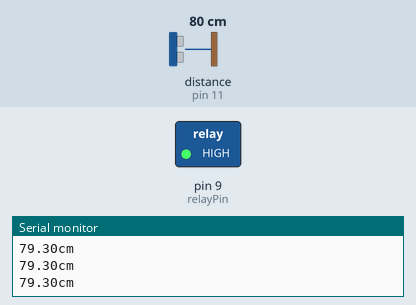
Simulated run of this sketch. Board: Arduino Uno, built with avr-gcc and run on an emulated ATmega328P. On the bench: switched loads named in the sketch (green lamp = pin HIGH), the last lines printed to the serial monitor. Wiring (inferred from the names in the program): ultrasonic range finder: trigger pin 12; echo pin 11. The inputs (shaded band) are chosen by the test bench; at power-on: distance to the obstacle (sensor on pin 11) 80 cm. The echo pulse lasts 58.3 µs per cm; pins used as bus, display or sensor lines are not drawn.

Above: at 1.2 s.
1.3 s: distance to the obstacle (sensor on pin 11) set to 12 cm
2.8 s: distance to the obstacle (sensor on pin 11) set to 9 cm
At 3.8 s:
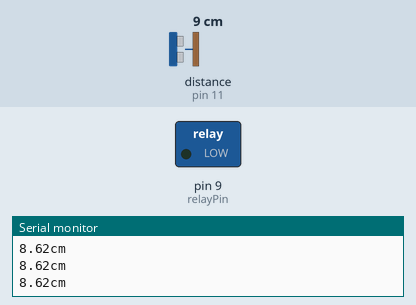
Timing chart, 0 to 5.8 s (numbered marks = the images above; inputs shaded):
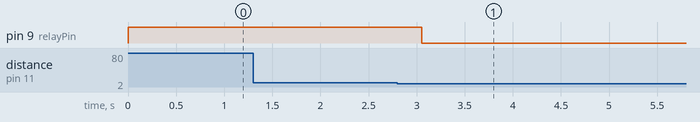

Measured:
- the behaviour switches between 11 and 10 cm on distance to the obstacle (sensor on pin 11) (found by bisection; images 0 and 1)
- after the input at 2.8 s, pin 9 (relayPin): HIGH → LOW after 0.25 s

The sketch:

auto_hand_washing.ino
```cpp
const byte trig = 12;
const byte echo = 11;
const byte relayPin = 9;

byte stateOfRelay = HIGH;

void setup() {
  Serial.begin(9600);
  pinMode(trig, OUTPUT);
  pinMode(echo, INPUT);
  pinMode(relayPin, OUTPUT);
  digitalWrite(relayPin, stateOfRelay);
}

float getDistance() {
  unsigned long duration;
  float res;

  /* Phát xung từ chân trig */
  digitalWrite(trig,0);   // tắt chân trig
  delayMicroseconds(2);
  digitalWrite(trig,1);   // phát xung từ chân trig
  delayMicroseconds(5);   // xung có độ dài 5 microSeconds
  digitalWrite(trig,0);   // tắt chân trig

  /* Tính toán thời gian */
  // Đo độ rộng xung HIGH ở chân echo.
  duration = pulseIn(echo,HIGH);
  // Tính khoảng cách đến vật.
  res = float(duration/(2*29.412));
  return res;
}

void printDistance(float distance) {
  Serial.print(distance);
  Serial.println("cm");
  delay(200);
}

void controlMotor(float distance, byte &stateOfRelay) {
  if (distance <= 10.00 && stateOfRelay == HIGH) {
    stateOfRelay = LOW;
    digitalWrite(relayPin, LOW);
  }
  else if (distance > 10.00 && stateOfRelay == LOW) {
    delay(5000);
    stateOfRelay = HIGH;
    digitalWrite(relayPin, HIGH);
  }
}

void loop() {
  float distance = getDistance();
  printDistance(distance);

  controlMotor(distance, stateOfRelay);
}
```
